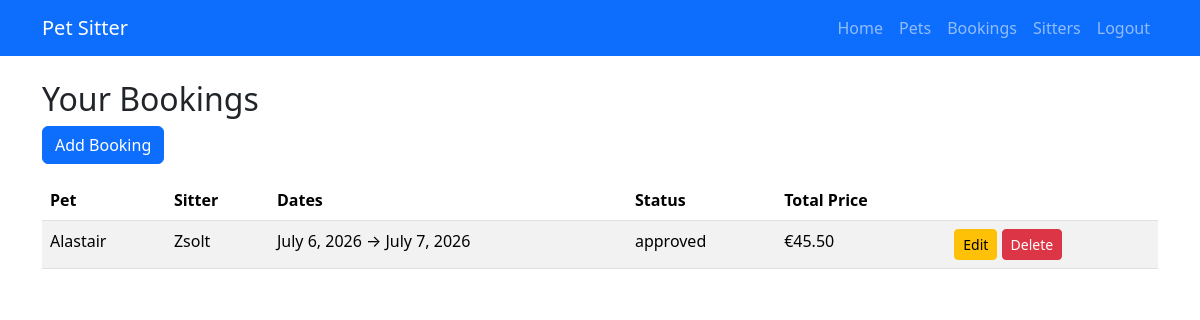
Before: /bookings/list/ (signed in) with the older database file.
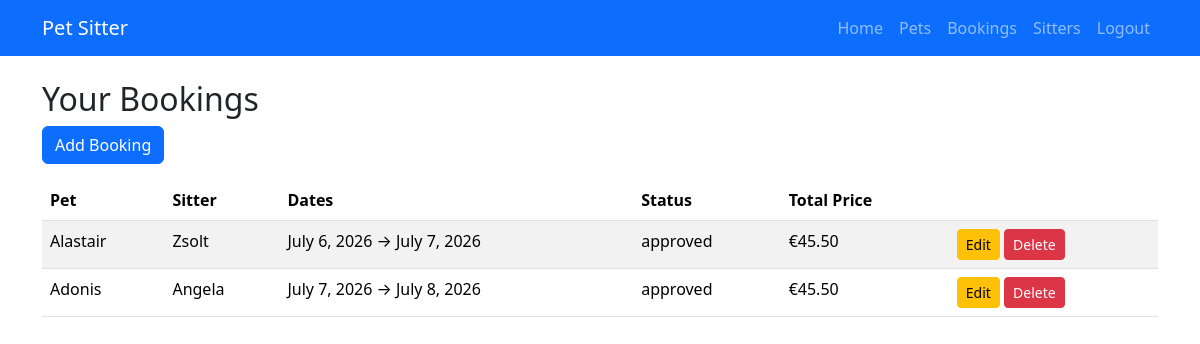
After: the same page with the newer database file.
### core/models.py (models this page shows, shortened)
class Booking(models.Model):
    pet = models.ForeignKey(
        Pet,
        on_delete=models.CASCADE,
        related_name="bookings",
    )
    owner = models.ForeignKey(
        User,
        on_delete=models.CASCADE,
        related_name="owner_bookings",
    )
    sitter = models.ForeignKey(
        User,
        on_delete=models.CASCADE,
        related_name="sitter_bookings",
    )
    start_date = models.DateField()
    end_date = models.DateField()
    status = models.CharField(
        max_length=20,
        choices=[
            ("pending", "Pending"),
            ("approved", "Approved"),
            ("rejected", "Rejected"),
            ("completed", "Completed"),
        ],
        default="pending",
    )
    total_price = models.DecimalField(max_digits=8, decimal_places=2)
    created_at = models.DateTimeField(auto_now_add=True)

class Pet(models.Model):
    owner = models.ForeignKey(
        User,
        on_delete=models.CASCADE,
        related_name="pets",
    )
    name = models.CharField(max_length=100)
    species = models.CharField(max_length=50)
    breed = models.CharField(max_length=100, blank=True)
    age = models.PositiveIntegerField()
    notes = models.TextField(blank=True)

### core/views.py (the view)
# urls.py: path("bookings/list/", booking_list, name="booking_list"),
@login_required
def booking_list(request):
    bookings = Booking.objects.filter(owner=request.user)
    return render(
        request,
        "bookings/list.html",
        {"bookings": bookings},
    )

### core/templates/bookings/list.html (shortened to what this page needs)
{% extends "base.html" %}
{% block content %}
<h2>Your Bookings</h2>
<a href="{% url 'booking_create' %}" class="btn btn-primary mb-3">Add Booking</a>
<table class="table table-striped">
    <thead>
        <tr>
            <th>Pet</th>
            <th>Sitter</th>
            <th>Dates</th>
            <th>Status</th>
            <th>Total Price</th>
            <th></th>
        </tr>
    </thead>
    <tbody>
        {% for booking in bookings %}
        <tr>
            <td>{{ booking.pet.name }}</td>
            <td>{{ booking.sitter.username }}</td>
            <td>{{ booking.start_date }} → {{ booking.end_date }}</td>
            <td>{{ booking.status }}</td>
            <td>€{{ booking.total_price }}</td>
            <td>
                <a href="{% url 'booking_update' booking.pk %}" class="btn btn-sm btn-warning">Edit</a>
                <a href="{% url 'booking_delete' booking.pk %}" class="btn btn-sm btn-danger">Delete</a>
            </td>
        </tr>
        {% empty %}
        <tr><td colspan="6">No bookings yet.</td></tr>
        {% endfor %}
    </tbody>
</table>
{% endblock %}

### core/templates/base.html (shortened to what this page needs)
<!DOCTYPE html>
<html lang="en">
<head>
    <link
        href="https://cdn.jsdelivr.net/npm/bootstrap@5.3.2/dist/css/bootstrap.min.css"
        rel="stylesheet"
    >
</head>
<body>
    <header>
    <nav class="navbar navbar-expand-lg navbar-dark bg-primary">
        <div class="container">
            <a class="navbar-brand" href="/">Pet Sitter</a>
            <div class="collapse navbar-collapse" id="navbarNav">
                <ul class="navbar-nav ms-auto">
                    <li class="nav-item"><a class="nav-link" href="/">Home</a></li>
                    <li class="nav-item"><a class="nav-link" href="{% url 'pet_list' %}">Pets</a></li>
                    <li class="nav-item"><a class="nav-link" href="{% url 'booking_list' %}">Bookings</a></li>
                    <li class="nav-item"><a class="nav-link" href="{% url 'sitter_list' %}">Sitters</a></li>
                    {% if user.is_authenticated %}
                       <li class="nav-item">
                           <a class="nav-link" href="{% url 'logout' %}">Logout</a>
                        </li>
                    {% endif %}
                </ul>
            </div>
        </div>
    </nav>
    </header>
    <main class="container mt-4">
        {% block content %}
        {% endblock %}
    </main>
</body>
</html>

Changed rows visible on the page:
added Booking: pet.name "Adonis", sitter.username "Angela", start_date "July 7, 2026", end_date "July 8, 2026", status "approved", total_price "45.50"
